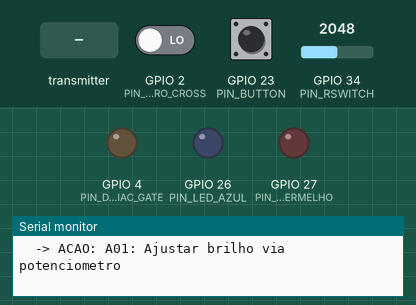
This sketch was run on a simulated ESP32. On the bench: output pins drawn as LEDs (lit = HIGH), the last lines printed to the serial monitor. Inputs (shaded band) come from the test bench; at power-on: GPIO 23 (PIN_BUTTON) HIGH, GPIO 34 (PIN_RSWITCH) = 2048, GPIO 2 (PIN_DIMMER_ZERO_CROSS) LOW.

Above: at 1.2 s.
1.3 s: GPIO 23 (PIN_BUTTON) pulled LOW for 0.15 s
2.9 s: the transmitter starts sending luminosityPercent = 0
At 3.8 s:
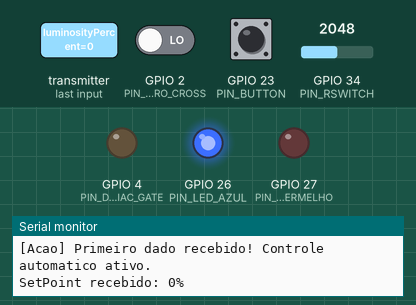
4.4 s: GPIO 34 (PIN_RSWITCH) set to 2490
5.9 s: GPIO 34 (PIN_RSWITCH) set to 2601
At 6.6 s:
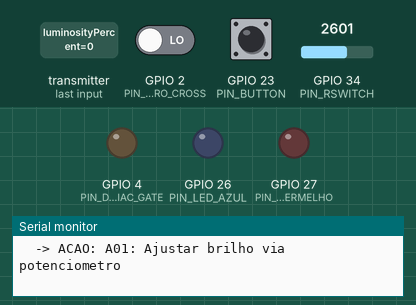
7.4 s: GPIO 23 (PIN_BUTTON) pulled LOW for 1 s
At 8.8 s:
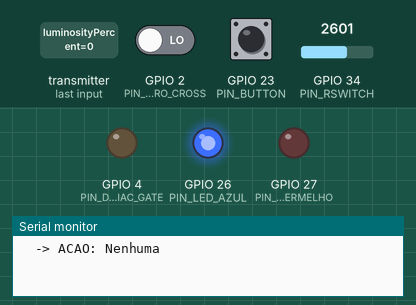
9.9 s: the transmitter starts sending luminosityPercent = 25
Timing chart, 0 to 12.4 s (numbered marks = the images above; inputs shaded):
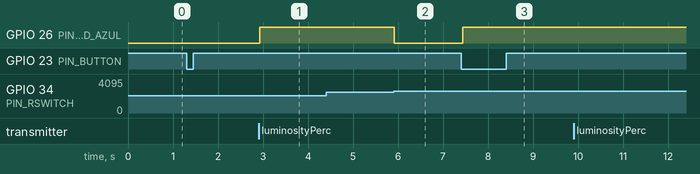

The sketch:

esp32_SisEmb_ModL.ino
```cpp
#include <Arduino.h>
#include <WiFi.h>
#include <esp_now.h>

// =================================================================
// 1. DEFINIÇÕES E CONSTANTES DE HARDWARE
// =================================================================
#define PIN_DIMMER_ZERO_CROSS 2
#define PIN_DIMMER_TRIAC_GATE 4
#define PIN_RSWITCH 34
#define PIN_BUTTON 23
#define PIN_LED_VERMELHO 27
#define PIN_LED_AZUL 26

#define DELAY_MIN_US 800
#define DELAY_MAX_US 7500
#define TRIGGER_TRIAC_INTERVAL 20
#define IDLE_STATE 8333

// Tempo de um semiciclo em microssegundos: 8333 µs para 60Hz
const int TEMPO_SEMICICLO = 1000000 / (2 * 60); // Assumindo 60Hz

// =================================================================
// 2. DEFINIÇÕES DA MÁQUINA DE ESTADOS
// =================================================================
enum EstadosModL { LAMP_IND, PROC_WIFI, RECEBENDO, NUM_ESTADOS_MOD_L };
enum EventosModL { AJUST_SWITCH, BOT_SETP, DADOS_RECEBIDOS, TIMEOUT_WIFI, LUM_ACIMA, LUM_ABAIXO, SEM_EVENTO, NUM_EVENTOS_MOD_L };
enum AcoesModL { NA, A01_AJUSTAR_BRILHO, A02_INICIAR_SETP, A03_WIFI_CONECTADO, A04_DIMINUIR_BRILHO, A05_AUMENTAR_BRILHO };

struct TransicaoModL {
  EstadosModL proximoEstado;
  AcoesModL acao;
  TransicaoModL(EstadosModL p = LAMP_IND, AcoesModL a = NA) : proximoEstado(p), acao(a) {}
};

// =================================================================
// 3. VARIÁVEIS GLOBAIS E ESTRUTURAS DE DADOS
// =================================================================
typedef struct struct_message {
  int luminosityPercent;
} struct_message;

struct_message receivedData;

volatile long currentBrightnessDelay = IDLE_STATE;
volatile bool isTriacPulseScheduled = false;
volatile int setpointLuminosidade = 50;
volatile bool novosDadosRecebidos = false;
volatile long ultimoDadoRecebido = 0;
const long WIFI_TIMEOUT_MS = 10000;

portMUX_TYPE mux = portMUX_INITIALIZER_UNLOCKED;

EstadosModL estadoAtualModL = LAMP_IND;

// =================================================================
// 4. CALLBACK ESP-NOW E FUNÇÕES DE DEBUG
// =================================================================
void OnDataRecv(const uint8_t *mac_addr, const uint8_t *incomingData, int len) {
  memcpy(&receivedData, incomingData, sizeof(receivedData));
  novosDadosRecebidos = true;
  ultimoDadoRecebido = millis();
}

const char* estadoParaString(EstadosModL estado) {
  switch (estado) {
    case LAMP_IND:   return "LAMP_IND (Controle Manual)";
    case PROC_WIFI:  return "PROC_WIFI (Aguardando Dados)";
    case RECEBENDO:  return "RECEBENDO (Controle Automatico)";
    default:         return "ESTADO DESCONHECIDO";
  }
}

const char* eventoParaString(EventosModL evento) {
  switch (evento) {
    case AJUST_SWITCH:     return "AJUST_SWITCH (Potenciometro)";
    case BOT_SETP:         return "BOT_SETP (Botao Pressionado)";
    case DADOS_RECEBIDOS:  return "DADOS_RECEBIDOS (ESP-NOW)";
    case TIMEOUT_WIFI:     return "TIMEOUT_WIFI (Comunicacao perdida)";
    case LUM_ACIMA:        return "LUM_ACIMA (Luz Ambiente Alta)";
    case LUM_ABAIXO:       return "LUM_ABAIXO (Luz Ambiente Baixa)";
    case SEM_EVENTO:       return "SEM_EVENTO";
    default:               return "EVENTO DESCONHECIDO";
  }
}

const char* acaoParaString(AcoesModL acao) {
  switch (acao) {
    case NA:                  return "Nenhuma";
    case A01_AJUSTAR_BRILHO:  return "A01: Ajustar brilho via potenciometro";
    case A02_INICIAR_SETP:    return "A02: Iniciar modo automatico (ESP-NOW)";
    case A03_WIFI_CONECTADO:  return "A03: Primeiro dado recebido";
    case A04_DIMINUIR_BRILHO: return "A04: Diminuir brilho da lampada";
    case A05_AUMENTAR_BRILHO: return "A05: Aumentar brilho da lampada";
    default:                  return "ACAO DESCONHECIDA";
  }
}

// =================================================================
// 5. MOTOR DO DIMMER (INTERRUPÇÕES E TIMERS)
// =================================================================
volatile bool flagZeroCross = false;
volatile unsigned long ultimaInterrupcao = 0;
const long tempoDebounce = 7; // Debounce em milissegundos

void IRAM_ATTR detectaZeroCross() {
  // Lógica de Debounce
  if (millis() - ultimaInterrupcao > tempoDebounce) {
    flagZeroCross = true;
    ultimaInterrupcao = millis();
  }
}

// =================================================================
// 6. CLASSES DE COMPONENTES DE HARDWARE
// =================================================================
class RotarySwitch {
public:
  RotarySwitch(int pin, int tolerance) : _pin(pin), _tolerance(tolerance) {
    _last_value = analogRead(_pin);
  }
  bool hasChanged() {
    int current_value = analogRead(_pin);
    if (abs(_last_value - current_value) > _tolerance) {
      _last_value = current_value;
      return true;
    }
    return false;
  }
  int getValue() { return _last_value; }
private:
  int _pin, _last_value, _tolerance;
};

class Button {
public:
  Button(int pin, long debounce_ms) : _pin(pin), _debounce_ms(debounce_ms), _last_press_time(0) {
    pinMode(_pin, INPUT_PULLUP);
  }
  bool wasClicked() {
    if (digitalRead(_pin) == LOW && (millis() - _last_press_time) > _debounce_ms) {
      _last_press_time = millis();
      return true;
    }
    return false;
  }
private:
  int _pin;
  long _debounce_ms, _last_press_time;
};

// =================================================================
// 7. OBJETOS GLOBAIS E MATRIZ DE ESTADOS
// =================================================================
RotarySwitch rSwitch(PIN_RSWITCH, 500);
Button button(PIN_BUTTON, 200);
TransicaoModL MatrizModL[NUM_ESTADOS_MOD_L][NUM_EVENTOS_MOD_L];

// =================================================================
// 8. FUNÇÕES DA MÁQUINA DE ESTADOS
// =================================================================
void setLampBrightness(int potValue) {
  long newDelay = map(potValue, 0, 4095, DELAY_MAX_US, DELAY_MIN_US);
  portENTER_CRITICAL(&mux);
  currentBrightnessDelay = (potValue < 100) ? IDLE_STATE : newDelay;
  portEXIT_CRITICAL(&mux);
}

void inicializarMatrizModL() {
  for (int i = 0; i < NUM_ESTADOS_MOD_L; i++) {
    for (int j = 0; j < NUM_EVENTOS_MOD_L; j++) {
      MatrizModL[i][j] = TransicaoModL((EstadosModL)i, NA);
    }
  }

  MatrizModL[LAMP_IND][AJUST_SWITCH] = { LAMP_IND, A01_AJUSTAR_BRILHO };
  MatrizModL[LAMP_IND][BOT_SETP] = { PROC_WIFI, A02_INICIAR_SETP };

  MatrizModL[PROC_WIFI][AJUST_SWITCH] = { LAMP_IND, A01_AJUSTAR_BRILHO };
  MatrizModL[PROC_WIFI][DADOS_RECEBIDOS] = { RECEBENDO, A03_WIFI_CONECTADO };

  MatrizModL[RECEBENDO][AJUST_SWITCH] = { LAMP_IND, A01_AJUSTAR_BRILHO };
  MatrizModL[RECEBENDO][TIMEOUT_WIFI] = { PROC_WIFI, A02_INICIAR_SETP };
  MatrizModL[RECEBENDO][LUM_ACIMA] = { RECEBENDO, A04_DIMINUIR_BRILHO };
  MatrizModL[RECEBENDO][LUM_ABAIXO] = { RECEBENDO, A05_AUMENTAR_BRILHO };
}

EventosModL gerarEvento() {
  if (rSwitch.hasChanged()) return AJUST_SWITCH;
  if (button.wasClicked()) return BOT_SETP;

  if (estadoAtualModL == RECEBENDO && ((millis() - ultimoDadoRecebido) > WIFI_TIMEOUT_MS)) {
    return TIMEOUT_WIFI;
  }

  if ((estadoAtualModL == PROC_WIFI) && (WiFi.status() != WL_CONNECTED)) {
    Serial.println("Conexao Wi-Fi: Tentando Conectar...");
    WiFi.reconnect(); // Tenta reconectar usando as últimas credenciais
    }

  if (novosDadosRecebidos) {
    novosDadosRecebidos = false;

    if (estadoAtualModL == PROC_WIFI) {
      return DADOS_RECEBIDOS;
    }

    if (estadoAtualModL == RECEBENDO) {
      if (receivedData.luminosityPercent > setpointLuminosidade) {
        Serial.printf("[ESP-NOW] Dado recebido: %d%%\n", receivedData.luminosityPercent);
        return LUM_ACIMA;
      } else if (receivedData.luminosityPercent < setpointLuminosidade) {
        Serial.printf("[ESP-NOW] Dado recebido: %d%%\n", receivedData.luminosityPercent);
        return LUM_ABAIXO;
      }
    }
  }
  return SEM_EVENTO;
}

void executarAcao(AcoesModL acao) {
  digitalWrite(PIN_LED_VERMELHO, LOW);

  switch (acao) {
    case A01_AJUSTAR_BRILHO:
      setLampBrightness(rSwitch.getValue());
      digitalWrite(PIN_LED_AZUL, LOW);
      break;

    case A02_INICIAR_SETP:
      Serial.println("[Acao] Modo automatico. Aguardando dados via ESP-NOW...");
      break;

    case A03_WIFI_CONECTADO:
      Serial.println("[Acao] Primeiro dado recebido! Controle automatico ativo.");
      digitalWrite(PIN_LED_AZUL, HIGH);
      setpointLuminosidade = receivedData.luminosityPercent;
      Serial.printf("SetPoint recebido: %d%%\n", setpointLuminosidade);
      digitalWrite(PIN_LED_AZUL, HIGH);
      break;

    case A04_DIMINUIR_BRILHO: {
      Serial.println("[Acao] Ambiente claro, diminuindo brilho...");
      int erro_dim = receivedData.luminosityPercent-setpointLuminosidade;
      int KP_dim = 5;
      portENTER_CRITICAL(&mux);
      currentBrightnessDelay = currentBrightnessDelay + KP_dim*erro_dim;
      if (currentBrightnessDelay < DELAY_MIN_US) currentBrightnessDelay = DELAY_MIN_US;
      portEXIT_CRITICAL(&mux);
      break;
    }
    case A05_AUMENTAR_BRILHO: {
      Serial.println("[Acao] Ambiente escuro, aumentando brilho...");
      int erro_aum = receivedData.luminosityPercent-setpointLuminosidade;
      int KP_aum = 5;
      portENTER_CRITICAL(&mux);
      currentBrightnessDelay = currentBrightnessDelay + KP_aum*erro_aum;
      if (currentBrightnessDelay > DELAY_MAX_US) currentBrightnessDelay = DELAY_MAX_US;
      portEXIT_CRITICAL(&mux);
      break;
    }
    case NA:
    default:
      break;
  }
}

// =================================================================
// 9. SETUP E LOOP PRINCIPAL
// =================================================================
void setup() {
  Serial.begin(115200);
  Serial.println("\n\n=============================================");
  Serial.println("Modulo da Lampada (Receptor ESP-NOW) - Inicializando...");
  Serial.println("=============================================");

  pinMode(PIN_DIMMER_TRIAC_GATE, OUTPUT);
  pinMode(PIN_LED_VERMELHO, OUTPUT);
  pinMode(PIN_LED_AZUL, OUTPUT);

  WiFi.mode(WIFI_STA);
  Serial.print("[WIFI] Endereço MAC deste dispositivo: ");
  Serial.println(WiFi.macAddress());

  if (esp_now_init() != ESP_OK) {
    Serial.println("[ESP-NOW] Erro ao inicializar");
    return;
  }

  esp_now_register_recv_cb(OnDataRecv);

  inicializarMatrizModL();

  // Configura os pinos do dimmer
  pinMode(PIN_DIMMER_TRIAC_GATE, OUTPUT);
  digitalWrite(PIN_DIMMER_TRIAC_GATE, LOW);
  pinMode(PIN_DIMMER_ZERO_CROSS, INPUT);

  // Anexa a interrupção para o Zero Cross
  attachInterrupt(digitalPinToInterrupt(PIN_DIMMER_ZERO_CROSS), detectaZeroCross, RISING);

  setLampBrightness(rSwitch.getValue());
  Serial.print("Estado Inicial: ");
  Serial.println(estadoParaString(estadoAtualModL));
}

void loop() {
  EventosModL evento = gerarEvento();

  // --- LÓGICA DE DISPARO DO DIMMER (Adaptada) ---
  if (flagZeroCross) {
    flagZeroCross = false; // "Consome" a flag

    // Calcula o atraso para o disparo do TRIAC
    int atraso_us = currentBrightnessDelay;

    // Aguarda o tempo de atraso
    if (atraso_us != IDLE_STATE) { // Impede o disparo se o brilho estiver desligado
      delayMicroseconds(atraso_us);

      // Dispara o TRIAC com um pulso curto
      digitalWrite(PIN_DIMMER_TRIAC_GATE, HIGH);
      delayMicroseconds(15);
      digitalWrite(PIN_DIMMER_TRIAC_GATE, LOW);
    }
  }

  if (evento != SEM_EVENTO) {
    EstadosModL estadoAnterior = estadoAtualModL;
    AcoesModL acao = MatrizModL[estadoAnterior][evento].acao;
    estadoAtualModL = MatrizModL[estadoAnterior][evento].proximoEstado;

    Serial.println("---------------------------------------------");
    Serial.print("TRANSICAO: [");
    Serial.print(estadoParaString(estadoAnterior));
    Serial.print("] + [");
    Serial.print(eventoParaString(evento));
    Serial.print("] -> [");
    Serial.print(estadoParaString(estadoAtualModL));
    Serial.println("]");
    Serial.print("  -> ACAO: ");
    Serial.println(acaoParaString(acao));
    //Serial.println(currentBrightnessDelay);
    executarAcao(acao);
  }
}
```

Measured:
- the behaviour switches between 2548 and 2549 on GPIO 34 (PIN_RSWITCH) (found by bisection; images 1 and 2)
- after the input at 2.9 s, GPIO 26 (PIN_LED_AZUL): LOW → HIGH at once
- after the input at 4.4 s, every drawn part: stays the same
- after the input at 5.9 s, GPIO 26 (PIN_LED_AZUL): HIGH → LOW at once
- after the input at 7.4 s, GPIO 26 (PIN_LED_AZUL): LOW → HIGH at once
